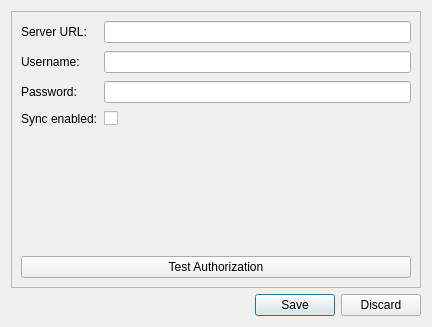
<?xml version="1.0" encoding="UTF-8"?>
<ui version="4.0">
 <class>EditSyncInfoDialog</class>
 <widget class="QDialog" name="EditSyncInfoDialog">
  <property name="windowModality">
   <enum>Qt::WindowModality::WindowModal</enum>
  </property>
  <property name="geometry">
   <rect>
    <x>0</x>
    <y>0</y>
    <width>432</width>
    <height>327</height>
   </rect>
  </property>
  <property name="windowTitle">
   <string>PasswordManager - Client - Edit sync info</string>
  </property>
  <layout class="QVBoxLayout" name="verticalLayout">
   <item>
    <widget class="QFrame" name="mainDialogFrame">
     <property name="frameShape">
      <enum>QFrame::Shape::StyledPanel</enum>
     </property>
     <property name="frameShadow">
      <enum>QFrame::Shadow::Raised</enum>
     </property>
     <layout class="QVBoxLayout" name="verticalLayout_2">
      <item>
       <layout class="QFormLayout" name="formLayout">
        <property name="verticalSpacing">
         <number>8</number>
        </property>
        <item row="0" column="0">
         <widget class="QLabel" name="serverURLLabel">
          <property name="text">
           <string>Server URL:</string>
          </property>
         </widget>
        </item>
        <item row="0" column="1">
         <widget class="QLineEdit" name="serverURLLineEdit">
          <property name="toolTip">
           <string>Server where PasswordManager is running.
Must be a valid URL or the Test Authorization and Save buttons will be disabled.</string>
          </property>
         </widget>
        </item>
        <item row="1" column="0">
         <widget class="QLabel" name="usernameLabel">
          <property name="text">
           <string>Username:</string>
          </property>
         </widget>
        </item>
        <item row="1" column="1">
         <widget class="QLineEdit" name="usernameLineEdit">
          <property name="toolTip">
           <string>Username to login to. Max length of 30 characters.</string>
          </property>
          <property name="maxLength">
           <number>30</number>
          </property>
         </widget>
        </item>
        <item row="2" column="0">
         <widget class="QLabel" name="passwordLabel">
          <property name="text">
           <string>Password:</string>
          </property>
         </widget>
        </item>
        <item row="2" column="1">
         <widget class="QLineEdit" name="passwordLineEdit">
          <property name="toolTip">
           <string>Password of the user.
Changing this from an empty field will require a login before saving.</string>
          </property>
          <property name="echoMode">
           <enum>QLineEdit::EchoMode::Password</enum>
          </property>
         </widget>
        </item>
        <item row="3" column="0">
         <widget class="QLabel" name="syncEnabledLabel">
          <property name="text">
           <string>Sync enabled:</string>
          </property>
         </widget>
        </item>
        <item row="3" column="1">
         <widget class="QCheckBox" name="syncEnabledCheckBox"/>
        </item>
       </layout>
      </item>
      <item>
       <widget class="QPushButton" name="testAuthButton">
        <property name="text">
         <string>Test Authorization</string>
        </property>
        <property name="icon">
         <iconset theme="QIcon::ThemeIcon::ViewRefresh"/>
        </property>
       </widget>
      </item>
     </layout>
    </widget>
   </item>
   <item>
    <widget class="QDialogButtonBox" name="dialogButtonBox">
     <property name="orientation">
      <enum>Qt::Orientation::Horizontal</enum>
     </property>
     <property name="standardButtons">
      <set>QDialogButtonBox::StandardButton::Discard|QDialogButtonBox::StandardButton::Save</set>
     </property>
    </widget>
   </item>
  </layout>
 </widget>
 <tabstops>
  <tabstop>serverURLLineEdit</tabstop>
  <tabstop>usernameLineEdit</tabstop>
  <tabstop>passwordLineEdit</tabstop>
  <tabstop>testAuthButton</tabstop>
 </tabstops>
 <resources/>
 <connections>
  <connection>
   <sender>dialogButtonBox</sender>
   <signal>accepted()</signal>
   <receiver>EditSyncInfoDialog</receiver>
   <slot>accept()</slot>
   <hints>
    <hint type="sourcelabel">
     <x>227</x>
     <y>308</y>
    </hint>
    <hint type="destinationlabel">
     <x>157</x>
     <y>274</y>
    </hint>
   </hints>
  </connection>
  <connection>
   <sender>dialogButtonBox</sender>
   <signal>rejected()</signal>
   <receiver>EditSyncInfoDialog</receiver>
   <slot>reject()</slot>
   <hints>
    <hint type="sourcelabel">
     <x>295</x>
     <y>314</y>
    </hint>
    <hint type="destinationlabel">
     <x>286</x>
     <y>274</y>
    </hint>
   </hints>
  </connection>
 </connections>
</ui>
